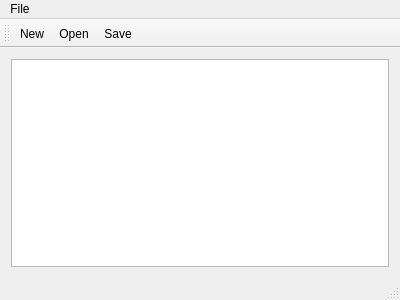
<?xml version="1.0" encoding="UTF-8"?>
<ui version="4.0">
 <class>MainWindow</class>
 <widget class="QMainWindow" name="MainWindow">
  <property name="geometry">
   <rect>
    <x>0</x>
    <y>0</y>
    <width>400</width>
    <height>300</height>
   </rect>
  </property>
  <property name="windowTitle">
   <string>MainWindow</string>
  </property>
  <widget class="QWidget" name="centralWidget">
   <layout class="QVBoxLayout" name="verticalLayout">
    <item>
     <widget class="QTextEdit" name="textEdit"/>
    </item>
   </layout>
  </widget>
  <widget class="QMenuBar" name="menuBar">
   <property name="geometry">
    <rect>
     <x>0</x>
     <y>0</y>
     <width>400</width>
     <height>21</height>
    </rect>
   </property>
   <widget class="QMenu" name="menuFile">
    <property name="title">
     <string>File</string>
    </property>
    <addaction name="actionNew"/>
    <addaction name="actionOpen"/>
    <addaction name="actionSave"/>
    <addaction name="actionAbout"/>
    <addaction name="actionExit"/>
   </widget>
   <addaction name="menuFile"/>
  </widget>
  <widget class="QToolBar" name="mainToolBar">
   <attribute name="toolBarArea">
    <enum>TopToolBarArea</enum>
   </attribute>
   <attribute name="toolBarBreak">
    <bool>false</bool>
   </attribute>
   <addaction name="actionNew"/>
   <addaction name="actionOpen"/>
   <addaction name="actionSave"/>
  </widget>
  <widget class="QStatusBar" name="statusBar"/>
  <action name="actionNew">
   <property name="icon">
    <iconset resource="resources.qrc">
     <normaloff>:/image/img/new.png</normaloff>:/image/img/new.png</iconset>
   </property>
   <property name="text">
    <string>New</string>
   </property>
   <property name="shortcut">
    <string>Ctrl+N</string>
   </property>
  </action>
  <action name="actionOpen">
   <property name="icon">
    <iconset resource="resources.qrc">
     <normaloff>:/image/img/open.jpg</normaloff>:/image/img/open.jpg</iconset>
   </property>
   <property name="text">
    <string>Open</string>
   </property>
   <property name="shortcut">
    <string>Ctrl+O</string>
   </property>
  </action>
  <action name="actionSave">
   <property name="icon">
    <iconset resource="resources.qrc">
     <normaloff>:/image/img/save.jpg</normaloff>:/image/img/save.jpg</iconset>
   </property>
   <property name="text">
    <string>Save</string>
   </property>
   <property name="shortcut">
    <string>Ctrl+S</string>
   </property>
  </action>
  <action name="actionExit">
   <property name="text">
    <string>Exit</string>
   </property>
   <property name="shortcut">
    <string>Ctrl+Shift+X</string>
   </property>
  </action>
  <action name="actionAbout">
   <property name="text">
    <string>About</string>
   </property>
  </action>
 </widget>
 <layoutdefault spacing="6" margin="11"/>
 <resources>
  <include location="resources.qrc"/>
 </resources>
 <connections/>
</ui>
